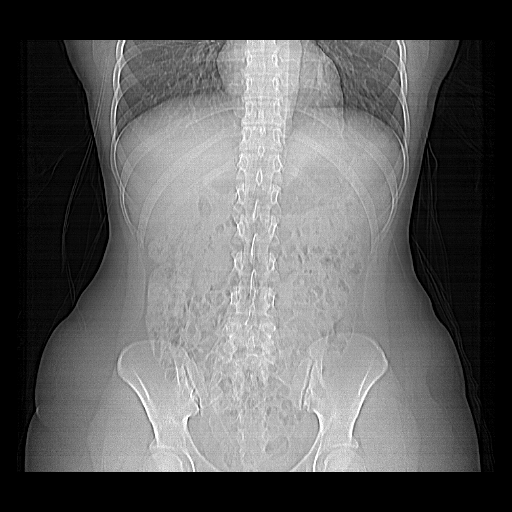
#> input picture Imagenes/Anonymized20200210.dcm, 512 x 512 px, found by its file name; its folder holds 4 pictures in this run
$ jupyter execute practica1.ipynb
#> lines starting #> are read from the running program, lines starting #| are printed output that depends on the picture
[cell 1]
import os

imagenes = os.listdir('./Imagenes')
print(imagenes)

## MatplotLib

[cell 2]
import matplotlib.pyplot as plt
import matplotlib.image as mpimg
import numpy as np
import pydicom

fig = plt.figure(1)
rows = 2
cols = 4
i = 1


for image_path in imagenes:
    ext = image_path.split('.')[-1]
    full_path = f'.\\Imagenes\\'+image_path

    img = None
    if ext == 'tif':
        img = mpimg.imread(full_path)
    elif ext == 'dcm':
        img = pydicom.dcmread(full_path)
        img = img.pixel_array
#> img is the input picture: shape (512, 512); min 0, max 255, mean 92.1
    elif ext == 'raw':
        img = np.fromfile(full_path, dtype=np.uint8)
        img = img.reshape((800,600))
    else:
        print("Formato de imagen no soportado")

    if img.any() != None:
        fig.add_subplot(rows,cols,i)
        i+=1
        plt.axis('off')
        plt.imshow(img,cmap=plt.cm.bone)
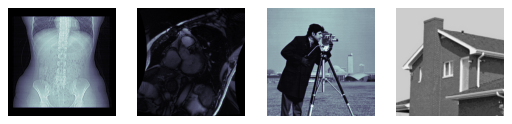
#> figure drawn by matplotlib, 4 panels

## OpenCV

[cell 3]
import cv2

fig = plt.figure(2)
rows = 2
cols = 4
i = 1

for image_path in imagenes:
    ext = image_path.split('.')[-1]
    full_path = f'.\\Imagenes\\'+image_path

    img = None
    if ext == 'tif':
        img = cv2.imread(full_path)
    elif ext == 'dcm':
        img = pydicom.dcmread(full_path)
        img = img.pixel_array
    elif ext == 'raw':
        img = np.fromfile(full_path, dtype=np.uint8)
        img = img.reshape((800,600))
    else:
        print("Formato de imagen no soportado")

    if img.any() != None:
        fig.add_subplot(rows,cols,i)
        i+=1
        plt.axis('off')
        plt.imshow(img,cmap=plt.cm.bone)
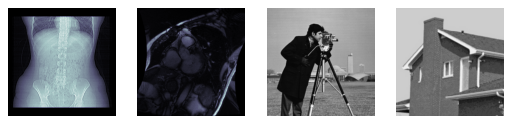
#> figure drawn by matplotlib, 4 panels

## Scikit

[cell 4]
from skimage import io

fig = plt.figure(3)
rows = 2
cols = 4
i = 1

for image_path in imagenes:
    ext = image_path.split('.')[-1]
    full_path = f'.\\Imagenes\\'+image_path

    img = None
    if ext == 'tif':
        img = io.imread(full_path)
    elif ext == 'dcm':
        img = pydicom.dcmread(full_path)
        img = img.pixel_array
    elif ext == 'raw':
        img = np.fromfile(full_path, dtype=np.uint8)
        img = img.reshape((800,600))
    else:
        print("Formato de imagen no soportado")

    if img.any() != None:
        fig.add_subplot(rows,cols,i)
        i+=1
        plt.axis('off')
        if len(img.shape) > 2 and img.shape[2] < 3:

            plt.imshow(img[:,:,0],cmap=plt.cm.bone)
        else:
            plt.imshow(img,cmap=plt.cm.bone)
